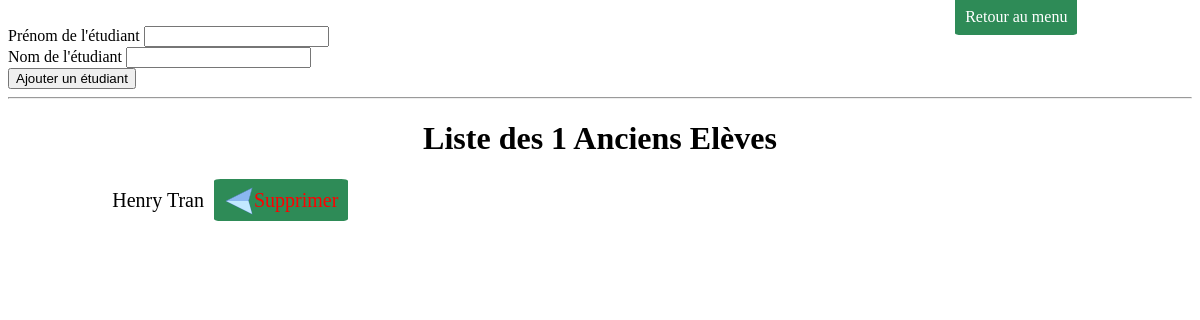
Page /TP3/etudiants.php?idpromo=8 on the committed database.
### tables this page shows
CREATE TABLE IF NOT EXISTS `promotion` (
  `identifier` smallint(5) UNSIGNED NOT NULL AUTO_INCREMENT,
  `label` varchar(50) NOT NULL,
  PRIMARY KEY (`identifier`),
  UNIQUE KEY `identifier_UNIQUE` (`identifier`),
  UNIQUE KEY `label_UNIQUE` (`label`)
);

CREATE TABLE IF NOT EXISTS `etudiant` (
  `identifier` mediumint(8) UNSIGNED NOT NULL AUTO_INCREMENT,
  `name` varchar(45) NOT NULL,
  `firstName` varchar(45) NOT NULL,
  `promotion_identifier` smallint(5) UNSIGNED NOT NULL,
  PRIMARY KEY (`identifier`),
  UNIQUE KEY `idetudiant_UNIQUE` (`identifier`),
  KEY `fk_etudiant_promotion_idx` (`promotion_identifier`)
);

### TP3/etudiants.php (the view, shortened to what this page needs)
<?php
function AffichageEtudiants()
{
    $idpromo = $_GET['idpromo'];
        $db = new PDO('mysql:host=localhost;dbname=iia;charset=utf8', 'root');
        $etudiants = $db->prepare('SELECT * FROM etudiant WHERE promotion_identifier = :idpromo');
        $etudiants->execute([
            'idpromo' => $idpromo
        ]);
        $ListEtudiants = $etudiants->fetchall();
        $promo = $db->prepare('SELECT promotion.label FROM promotion WHERE identifier = :idpromo');
        $promo->execute([
            'idpromo' => $idpromo
        ]);
        $promotion = $promo->fetch();
        echo '<h1>Liste des '.$etudiants->rowCount().' '.$promotion[0].'</h1>';
        echo '<ul class="grid">';
        foreach($ListEtudiants as $etudiant)
        {
            echo '<li>'.$etudiant["firstName"].' '. $etudiant["name"].'<a class="red" href="RemoveEtudiant.php?idEtudiant='.$etudiant['identifier'].'"><img src="./images/arrow.png" alt="arrow-left"/>Supprimer</a></li>';
        }
        echo '</ul>';
}
require 'view-etudiants.php'
?>

### TP3/style.css (style rules this page uses)
li { list-style: none; margin-bottom: 5px; text-align: center; font-size: 20px; margin-bottom: 20px; }
ul.grid { display: grid; grid-template-columns: repeat(3, 1fr); grid-gap: 10px; grid-auto-rows: minmax(100px, auto); }
h1 { text-align: center; margin-bottom: 20px; }
a { text-decoration: none; color: white; background-color: seagreen; padding: 10px; border-radius: 5%; margin-right: 10px; margin-left: 10px; }
.red { color: red; }
img { transform: rotate(-90deg); position: relative; top: 9px; }

### rows in the picture
promotion: label "Anciens Elèves"
etudiant: firstName "Henry", name "Tran"

### other values in the picture
$etudiants->rowCount() "1"
